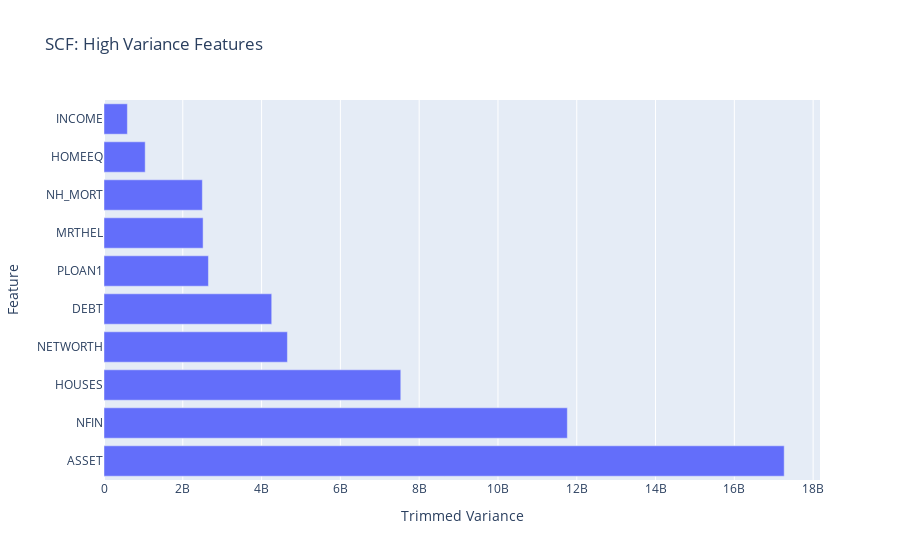

Notebook code cell kept with this figure:
### Code cell
# Create horizontal bar chart of `top_ten_trim_var`
fig = px.bar(
    x = top_ten_trim_var,
    y = top_ten_trim_var.index,
    title = "SCF: High Variance Features"
)
fig.update_layout(xaxis_title="Trimmed Variance", yaxis_title="Feature")
fig.show()

### Figure 1 — Plotly figure (JSON) as saved in the notebook; plotly's stock layout.template omitted (floating-point values rounded to 4 significant figures)
{"data": [{"alignmentgroup": "True", "hovertemplate": "x=%{x}<br>y=%{y}<extra></extra>", "legendgroup": "", "marker": {"color": "#636efa", "pattern": {"shape": ""}}, "name": "", "offsetgroup": "", "orientation": "h", "showlegend": false, "textposition": "auto", "type": "bar", "x": [17270000000.0, 11760000000.0, 7533000000.0, 4656000000.0, 4257000000.0, 2651000000.0, 2515000000.0, 2497000000.0, 1046000000.0, 593400000.0], "xaxis": "x", "y": ["ASSET", "NFIN", "HOUSES", "NETWORTH", "DEBT", "PLOAN1", "MRTHEL", "NH_MORT", "HOMEEQ", "INCOME"], "yaxis": "y"}], "layout": {"barmode": "relative", "legend": {"tracegroupgap": 0}, "title": {"text": "SCF: High Variance Features"}, "xaxis": {"anchor": "y", "domain": [0, 1], "title": {"text": "Trimmed Variance"}}, "yaxis": {"anchor": "x", "domain": [0, 1], "title": {"text": "Feature"}}}}
